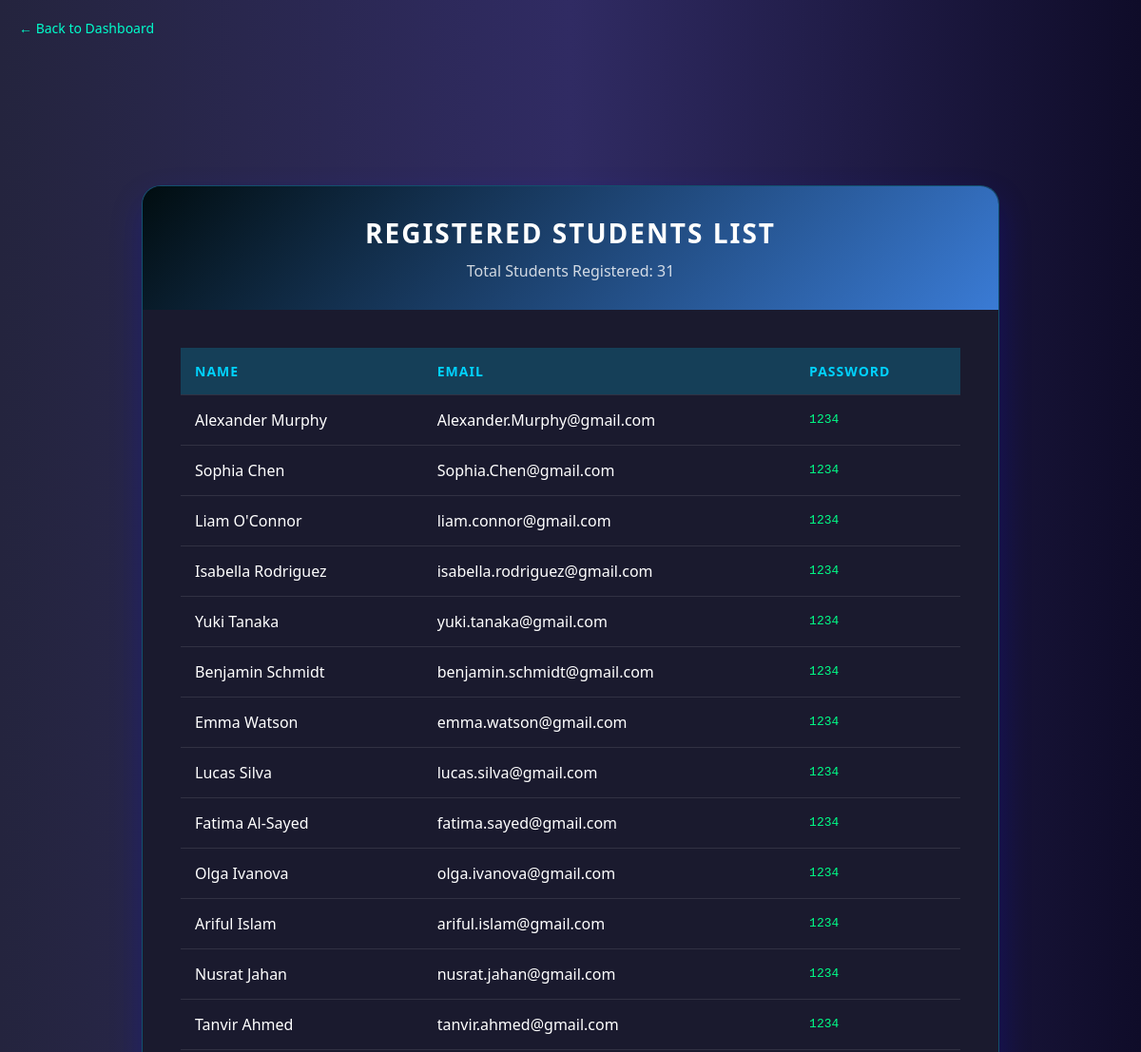
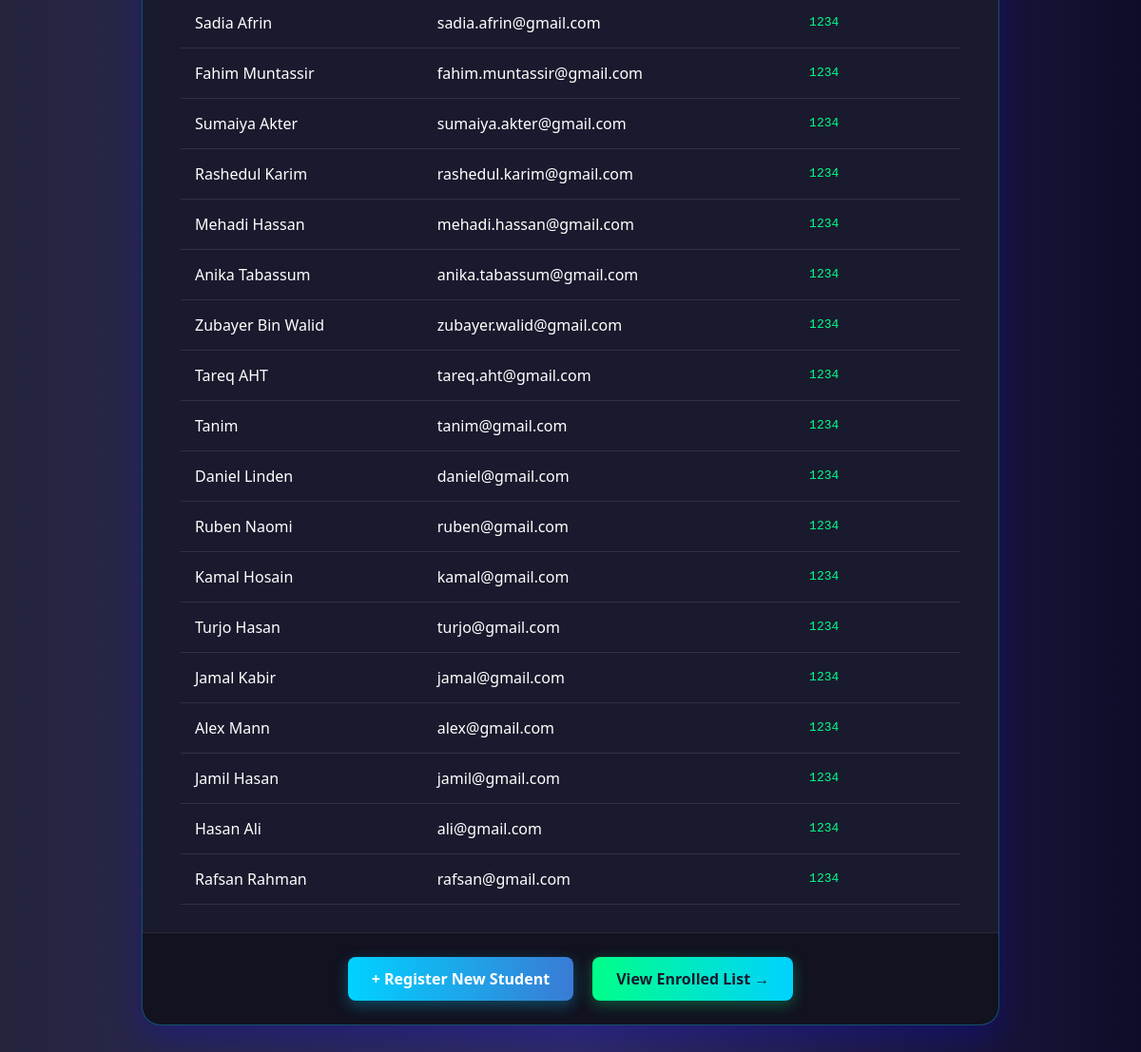
Page /list/ on the committed database (2 pictures, top to bottom).
### students/models.py (models this page shows, shortened)
class Student(models.Model):
    name = models.CharField(max_length=255)
    email = models.EmailField(unique=True)
    password = models.CharField(max_length=255)

### students/views.py (the view)
# urls.py: path('list/', views.student_list_view, name='student_list'),
def student_list_view(request):
    all_students = Student.objects.all()
    return render(request, 'students/student_list.html', {'students': all_students})

### students/templates/students/student_list.html (shortened to what this page needs)
<!DOCTYPE html>
<html lang="en">
<head>
</head>
<body style="background: #0f0c29; background: linear-gradient(to right, #24243e, #302b63, #0f0c29); font-family: 'Segoe UI', sans-serif; min-height: 100vh; display: flex; justify-content: center; align-items: center; margin: 0; padding: 20px;">
    <div style="background: #1a1a2e; width: 900px; height: 85vh; border-radius: 20px; box-shadow: 0 15px 35px rgba(0,0,255,0.2); overflow: hidden; border: 1px solid rgba(0, 204, 255, 0.3); display: flex; flex-direction: column;">
        <div style="background: linear-gradient(135deg, #010d10 0%, #3a7bd5 100%); padding: 30px; color: white; text-align: center; flex-shrink: 0;">
            <h1 style="margin: 0; font-size: 28px; text-transform: uppercase; letter-spacing: 2px;">Registered Students List</h1>
            <p style="margin: 10px 0 0; opacity: 0.8;">Total Students Registered: {{ students|length }}</p>
        </div>
        <div style="padding: 20px 40px; flex-grow: 1; overflow-y: auto; background: #1a1a2e;">
            <table>
                <thead>
                    <tr>
                        <th>Name</th>
                        <th>Email</th>
                        <th>Password</th>
                    </tr>
                </thead>
                <tbody>
                    {% for student in students %}
                    <tr>
                        <td>{{ student.name }}</td>
                        <td>{{ student.email }}</td>
                        <td style="font-family: monospace; color: #00ff88;">{{ student.password }}</td>
                    </tr>
                    {% empty %}
                    <tr>
                        <td colspan="3" style="text-align: center; padding: 50px; opacity: 0.5;">No students registered yet.</td>
                    </tr>
                    {% endfor %}
                </tbody>
            </table>
        </div>
        <div style="padding: 25px; text-align: center; background: rgba(0,0,0,0.3); border-top: 1px solid rgba(255,255,255,0.1); display: flex; justify-content: center; gap: 20px; flex-shrink: 0;">
            <a href="/register/" style="display: inline-block; padding: 12px 25px; background: linear-gradient(to right, #00d2ff, #3a7bd5); color: white; text-decoration: none; border-radius: 8px; font-weight: bold; transition: 0.3s; box-shadow: 0 5px 15px rgba(0, 210, 255, 0.3);">
                + Register New Student
            </a>
            <a href="/enrolled-list/" style="display: inline-block; padding: 12px 25px; background: linear-gradient(90deg, #00ff88, #00d2ff); color: #1a1a2e; text-decoration: none; font-weight: bold; border-radius: 8px; transition: 0.3s; box-shadow: 0 4px 15px rgba(0, 255, 136, 0.3);">
                View Enrolled List →
            </a>
        </div>
    </div>
    <a href="/" style="position: absolute; top: 20px; left: 20px; color: #00ffcc; text-decoration: none; font-size: 14px;">← Back to Dashboard</a>
</body>
</html>

### students/templates/students/student_list.html (style rules this page uses)
table { width: 100%; border-collapse: collapse; margin-top: 20px; color: white; }
th, td { padding: 15px; text-align: left; border-bottom: 1px solid rgba(255, 255, 255, 0.1); }
th { background: rgba(0, 210, 255, 0.2); color: #00d2ff; text-transform: uppercase; font-size: 14px; letter-spacing: 1px; }

### rows in the picture
Student: name "Alexander Murphy", email "Alexander.Murphy@gmail.com", password "1234"
Student: name "Sophia Chen", email "Sophia.Chen@gmail.com", password "1234"
Student: name "Liam O'Connor", email "liam.connor@gmail.com", password "1234"
Student: name "Isabella Rodriguez", email "isabella.rodriguez@gmail.com", password "1234"
Student: name "Yuki Tanaka", email "yuki.tanaka@gmail.com", password "1234"
Student: name "Benjamin Schmidt", email "benjamin.schmidt@gmail.com", password "1234"
Student: name "Emma Watson", email "emma.watson@gmail.com", password "1234"
Student: name "Lucas Silva", email "lucas.silva@gmail.com", password "1234"
Student: name "Fatima Al-Sayed", email "fatima.sayed@gmail.com", password "1234"
Student: name "Olga Ivanova", email "olga.ivanova@gmail.com", password "1234"
Student: name "Ariful Islam", email "ariful.islam@gmail.com", password "1234"
Student: name "Nusrat Jahan", email "nusrat.jahan@gmail.com", password "1234"
Student: name "Tanvir Ahmed", email "tanvir.ahmed@gmail.com", password "1234"
Student: name "Sadia Afrin", email "sadia.afrin@gmail.com", password "1234"
Student: name "Fahim Muntassir", email "fahim.muntassir@gmail.com", password "1234"
Student: name "Sumaiya Akter", email "sumaiya.akter@gmail.com", password "1234"
Student: name "Rashedul Karim", email "rashedul.karim@gmail.com", password "1234"
Student: name "Mehadi Hassan", email "mehadi.hassan@gmail.com", password "1234"
Student: name "Anika Tabassum", email "anika.tabassum@gmail.com", password "1234"
Student: name "Zubayer Bin Walid", email "zubayer.walid@gmail.com", password "1234"
Student: name "Tareq AHT", email "tareq.aht@gmail.com", password "1234"
Student: name "Tanim", email "tanim@gmail.com", password "1234"
Student: name "Daniel Linden", email "daniel@gmail.com", password "1234"
Student: name "Ruben Naomi", email "ruben@gmail.com", password "1234"
Student: name "Kamal Hosain", email "kamal@gmail.com", password "1234"
Student: name "Turjo Hasan", email "turjo@gmail.com", password "1234"
Student: name "Jamal Kabir", email "jamal@gmail.com", password "1234"
Student: name "Alex Mann", email "alex@gmail.com", password "1234"
Student: name "Jamil Hasan", email "jamil@gmail.com", password "1234"
Student: name "Hasan Ali", email "ali@gmail.com", password "1234"
Student: name "Rafsan Rahman", email "rafsan@gmail.com", password "1234"

### other values in the picture
{{ students|length }} "31"
